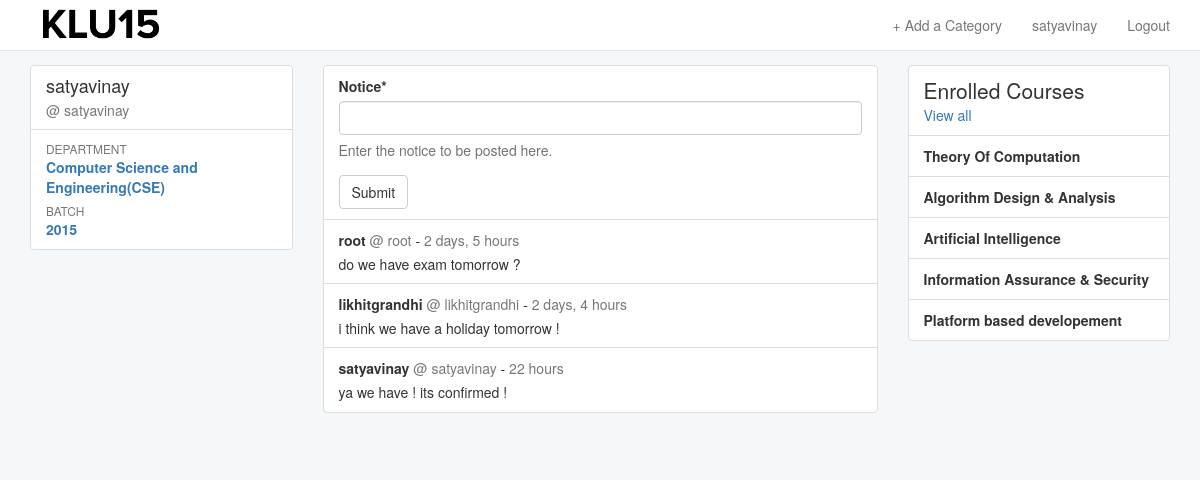
The app's page /rango/noticeboard/ (signed in) with its own data.
### rango/models.py (models this page shows, shortened)
class Department(models.Model):
    name = models.CharField(max_length=100, choices=DEPARTMENTS_CHOICES, default="")
    batch = models.CharField(max_length=100, choices=BATCH_CHOICES, default="")

class Noticeboard(models.Model):
    notice = models.CharField(max_length=500)
    post = models.TextField()
    user = models.ForeignKey(User)
    creation_date = models.DateTimeField(auto_now=True, blank=True)

class Course(models.Model):
    course_name = models.CharField(max_length=100, unique=True)
    course_code = models.CharField(max_length=20, unique=True)
    credits = models.IntegerField(max_length=None)
    department = models.ManyToManyField(Department)
    slug = models.SlugField(unique=True)
    class Meta:
        verbose_name_plural = 'courses'

### rango/views.py (the view, shortened to what this page needs)
@login_required(login_url='/rango/login')
def show_notices(request):
    department = Department.objects.filter(studentprofile__user=request.user.pk)
    form = NoticeboardForm()
    course_list = Course.objects.filter(department__studentprofile__user=request.user.pk)
    student = StudentProfile.objects.filter(department__studentprofile__user=request.user.pk)
    notice_list = Noticeboard.objects.all()
    context_dict = { 'department': department, 'notices': notice_list, 'form': form, 'username': request.user.username, 'courses': course_list,
                    'student': student,}
    return render(request, 'rango/noticeboard.html', context_dict)

### rango/forms.py
class NoticeboardForm(forms.ModelForm):
    notice = forms.CharField( max_length=500, help_text='Enter the notice to be posted here.')
    post = forms.Textarea()
    class Meta:
        model = Noticeboard
        fields = ('notice',)

### templates/rango/noticeboard.html (shortened to what this page needs)
{% extends 'rango/base.html' %}
{% load crispy_forms_tags %}
{% load staticfiles %}
{% load app_filters %}
{% block styles %}
            <link rel="stylesheet" type="text/css" href="{% static "css/cover.css" %}" />
{% endblock %}
    {% block body_block %}
<div style="margin-top: 15px; margin-bottom: 15px;" class="container">
    <div class="row">
        <div class="col-md-3">
            <div class="list-group">
                <div class="list-group-item">
                    <h4 class="list-group-item-heading"><a href="#" class="text-gray-dark">{{ user.get_username }}</a></h4>
                    <p class="list-group-item-text"><a href="/@likhitgrandhi" class="text-muted">@ {{ user.get_username }}</a>
                    </p>
                </div>
{% if department %}
                            {% for department in department %}
                     <div class="list-group-item"><a href="/@likhitgrandhi"><small style="display: block;" class="text-muted">DEPARTMENT</small><strong>{{ department.name }}</strong></a><a href="/@likhitgrandhi/followings"><small style="display: block; padding-top: 5px;" class="text-muted">BATCH</small><strong>{{ department.batch }}</strong></a>
                </div>
                {% endfor %}
            {% endif %}
            </div>
        </div>
        <div class="col-md-6">
            <ul class="list-group">
                <li class="list-group-item">
                   <form method="POST" action="/rango/noticeboard/">
                  {{ form|crispy}}
                    <input class="btn btn-default" type="submit" name="submit">
                    </form>
                </li>
                {% if notices %}
                            {% for noticeboard in notices %}
                <li class="list-group-item">
                    <p class="list-group-item-heading"><a href="#" class="text-gray-dark"><strong>{{ noticeboard.user.username }}</strong><span>&nbsp;</span><span class="text-muted">@ {{ noticeboard.user.username }}</span></a><span>&nbsp;-&nbsp;</span><a href="#"><span class="text-muted">{{ noticeboard.creation_date|timesince }}</span></a>
                    </p>
                    <p style="word-wrap: break-word;" class="list-group-item-text">{{ noticeboard.notice }}
                </li>
               {% endfor %}
                        {% else %}
              <strong>thers nothing for now!</strong>
              {% endif %}
            </ul>
        </div>
        <div class="col-md-3">
            <ul class="list-group">
                <li class="list-group-item">
                    <p style="margin-bottom: 0;" class="lead">Enrolled Courses</p><a href="#">View all</a>
                  {% if courses %}
                            {% for course in courses %}
                    <li class="list-group-item"><a href="/rango/category/{{ course.slug }}" class="text-gray-dark"><strong>{{ course.course_name }}</strong><span>&nbsp;</span></a>
                    </li>
                {% endfor %}
            {% endif %}
                </li>
            </ul>
        </div>
    </div>
</div>
                        {% endblock %}

### templates/rango/base.html (shortened to what this page needs)
<!DOCTYPE html>
{% load crispy_forms_tags %}
{% load staticfiles %}
<html lang="en">
<head>
    <link rel="stylesheet" href="https://maxcdn.bootstrapcdn.com/bootstrap/3.3.7/css/bootstrap.min.css">
    <link rel="stylesheet" href="https://maxcdn.bootstrapcdn.com/font-awesome/4.7.0/css/font-awesome.min.css">
    {% block styles %}
{% endblock %}
</head>
<body>
    <nav style="background-color: #fff;" class="navbar navbar-default navbar-fixed-top">
        <div class="container">
            <div class="navbar-header">
            <a class="navbar-brand" href="/rango/noticeboard">
                <img src="{% static "images/black.png" %}">
            </a>
            </div>
            <div id="navbar" class="collapse navbar-collapse">
                <ul class="nav navbar-nav navbar-right">
                    {% if user.is_authenticated %}
                <li>
                {% block link_block %}
                    <a href="#" data-toggle="modal" data-target="#myModal2">+ Add a Category</a>
                {% endblock %}
                </li>
                <li><a href="#">{{ user.get_username }}</a>
                </li>
                <li><a href="/rango/logout">Logout</a> </li>
                {% endif %}
                </ul>
            </div>
        </div>
    </nav>
  {% block body_block %}{% endblock %}
</body>
</html>

### static/css/cover.css (style rules this page uses)
body { padding-top: 50px; background-color: #f5f8fa; }
.navbar-brand { padding: 0px; }
.navbar-brand>img { height: 100%; padding: 0px 15px; width: auto; }
.text-gray-dark { color: #333; }

### records on screen
Department: name "Computer Science and Engineering(CSE)", batch "2015"
Noticeboard: user.username "root", creation_date "2 days, 5 hours", notice "do we have exam tomorrow ?"
Noticeboard: user.username "likhitgrandhi", creation_date "2 days, 4 hours", notice "i think we have a holiday tomorrow !"
Noticeboard: user.username "satyavinay", creation_date "22 hours", notice "ya we have ! its confirmed !"
Course: course_name "Theory Of Computation"
Course: course_name "Algorithm Design & Analysis"
Course: course_name "Artificial Intelligence"
Course: course_name "Information Assurance & Security"
Course: course_name "Platform based developement"

### other values on screen
{{ user.get_username }} "satyavinay"
